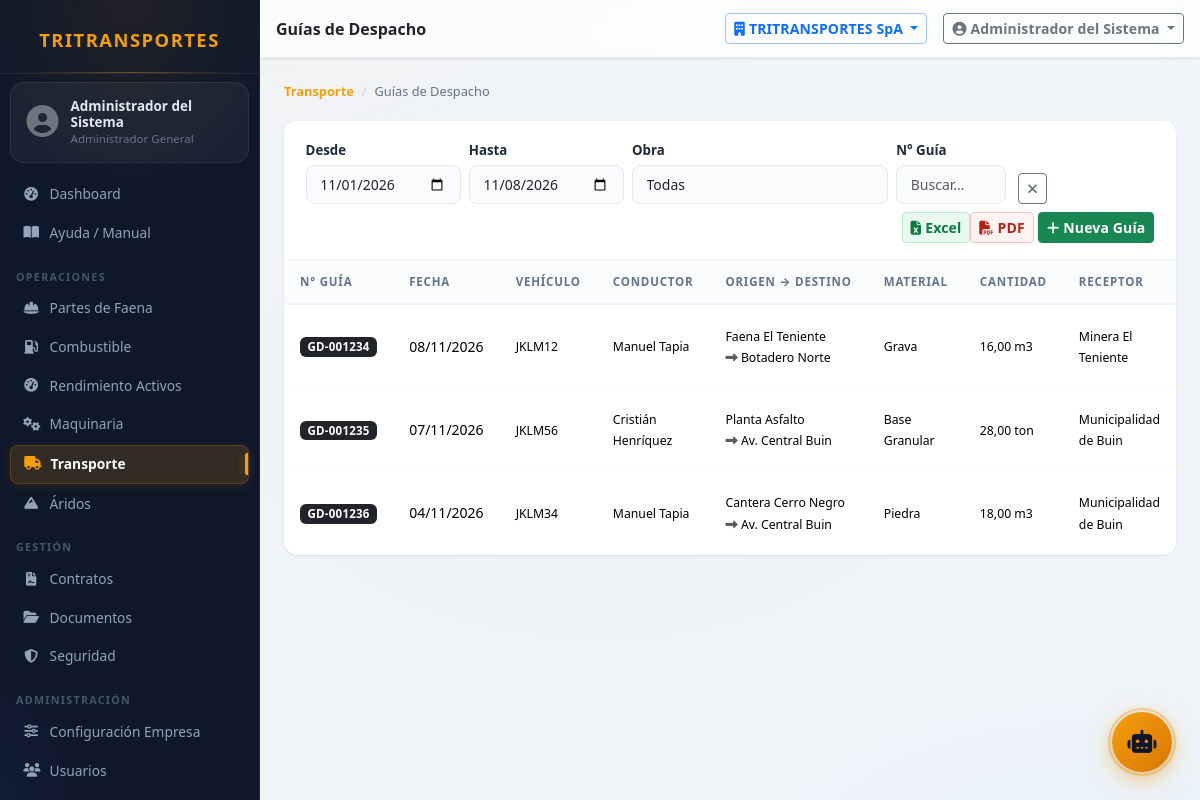
/modules/transporte/guias.php (signed in), run on the app's committed database.
### tables this page shows
CREATE TABLE IF NOT EXISTS guias_despacho (
    id              INT UNSIGNED AUTO_INCREMENT PRIMARY KEY,
    empresa_id      INT UNSIGNED NOT NULL,
    viaje_id        INT UNSIGNED,
    obra_id         INT UNSIGNED,
    numero_guia     VARCHAR(50) NOT NULL,
    fecha           DATE NOT NULL,
    vehiculo_id     INT UNSIGNED,
    conductor_id    INT UNSIGNED,
    material_id     INT UNSIGNED,
    cantidad        DECIMAL(10,2),
    unidad          VARCHAR(30),
    origen          VARCHAR(200),
    destino         VARCHAR(200),
    receptor        VARCHAR(150),
    rut_receptor    VARCHAR(12),
    observaciones   TEXT,
    foto_ruta       VARCHAR(255),
    creado_por      INT UNSIGNED,
    created_at      DATETIME NOT NULL DEFAULT CURRENT_TIMESTAMP,
    CONSTRAINT fk_guia_emp  FOREIGN KEY (empresa_id)  REFERENCES empresas(id),
    CONSTRAINT fk_guia_viaj FOREIGN KEY (viaje_id)    REFERENCES viajes(id)      ON DELETE SET NULL,
    CONSTRAINT fk_guia_obra FOREIGN KEY (obra_id)     REFERENCES obras(id)       ON DELETE SET NULL,
    CONSTRAINT fk_guia_veh  FOREIGN KEY (vehiculo_id) REFERENCES vehiculos(id)   ON DELETE SET NULL,
    CONSTRAINT fk_guia_cond FOREIGN KEY (conductor_id)REFERENCES conductores(id) ON DELETE SET NULL,
    CONSTRAINT fk_guia_mat  FOREIGN KEY (material_id) REFERENCES materiales(id)  ON DELETE SET NULL,
    CONSTRAINT fk_guia_usr  FOREIGN KEY (creado_por)  REFERENCES usuarios(id)    ON DELETE SET NULL,
    INDEX idx_guia_emp_f  (empresa_id, fecha),
    INDEX idx_guia_num    (numero_guia),
    INDEX idx_guia_obra   (obra_id)
);

CREATE TABLE IF NOT EXISTS vehiculos (
    id           INT UNSIGNED AUTO_INCREMENT PRIMARY KEY,
    empresa_id   INT UNSIGNED NOT NULL,
    patente      VARCHAR(10)  NOT NULL,
    marca        VARCHAR(60),
    modelo       VARCHAR(80),
    anio         SMALLINT UNSIGNED,
    categoria_id INT UNSIGNED,
    color        VARCHAR(40),
    odometro     INT UNSIGNED DEFAULT 0,
    activo       TINYINT(1)   NOT NULL DEFAULT 1,
    created_at   DATETIME     NOT NULL DEFAULT CURRENT_TIMESTAMP,
    updated_at   DATETIME     NOT NULL DEFAULT CURRENT_TIMESTAMP ON UPDATE CURRENT_TIMESTAMP,
    UNIQUE KEY uq_patente (empresa_id, patente),
    CONSTRAINT fk_veh_emp  FOREIGN KEY (empresa_id)   REFERENCES empresas(id),
    CONSTRAINT fk_veh_cat  FOREIGN KEY (categoria_id) REFERENCES categorias_vehiculo(id) ON DELETE SET NULL
);

CREATE TABLE IF NOT EXISTS materiales (
    id             INT UNSIGNED AUTO_INCREMENT PRIMARY KEY,
    nombre         VARCHAR(100) NOT NULL,
    unidad_medida  VARCHAR(20)  NOT NULL DEFAULT 'm3',
    activo         TINYINT(1)   NOT NULL DEFAULT 1,
    UNIQUE KEY uq_nombre (nombre)
);

### core/Auth.php (called while the page is built, shortened)
<?php
class Auth {
    public static function check(): bool {
        return !empty($_SESSION['user_id']);
    }
    public static function can(string $modulo, string $accion = 'ver'): bool {
        if (self::isAdmin()) return true;
        return in_array("{$modulo}:{$accion}", $_SESSION['permisos'] ?? [], true);
    }
    public static function isAdmin(): bool {
        return ($_SESSION['rol_nombre'] ?? '') === 'Administrador General';
    }
    public static function empresaId(): int {
        return (int)($_SESSION['empresa_id'] ?? 0);
    }
}

### core/Tenant.php (called while the page is built, shortened)
<?php
class Tenant
{
    private static bool $ocupado = false;
    private static ?array $tablasTenant = null;
    public static function tablasTenant(): array
    {
        if (self::$tablasTenant !== null) return self::$tablasTenant;
        $cache = ROOT . '/logs/.tenant_tablas.php';
        try {
            $filas = DB::all(
                "SELECT TABLE_NAME AS t FROM information_schema.COLUMNS
                 WHERE TABLE_SCHEMA = DATABASE() AND COLUMN_NAME = 'empresa_id'"
            );
            $lista = array_column($filas, 't');
        } catch (Throwable) {
            $lista = [];
        }
        return self::$tablasTenant = $lista;
    }
    public static function revisar(string $sql): ?string
    {
        $limpio = self::normalizar($sql);
        $verbo  = strtoupper(strtok(ltrim($limpio), " \t\n("));
        $tablas = self::tablasReferenciadas($limpio, $verbo);
        $sensibles = array_intersect($tablas, self::tablasTenant());
        if (!$sensibles) return null;
        if (stripos($limpio, 'empresa_id') !== false) return null;
        return 'Consulta sobre ' . implode(', ', $sensibles) . ' sin filtro empresa_id';
    }
    public static function verificar(string $sql): void
    {
        $modo = defined('TENANT_MODO') ? TENANT_MODO : 'auditar';
        if ($modo === 'off' || self::$ocupado) return;
        self::$ocupado = true;
        try {
            $motivo = self::revisar($sql);
            if ($motivo === null) return;
        } finally {
            self::$ocupado = false;
        }
    }
    public static function normalizar(string $sql): string
    {
        $sql = preg_replace('/--[^\n]*/', ' ', $sql);
        $sql = preg_replace('/\/\*.*?\*\//s', ' ', $sql);
        return trim(preg_replace('/\s+/', ' ', $sql));
    }
    public static function tablasReferenciadas(string $sql, string $verbo): array
    {
        $tablas = [];
        $cte = [];
        if (preg_match_all('/\b([a-z_][a-z0-9_]*)\s+AS\s*\(/i', $sql, $m)) {
            $cte = array_map('strtolower', $m[1]);
        }
        $patrones = [
            '/\bFROM\s+`?([a-z_][a-z0-9_]*)`?/i',
            '/\bJOIN\s+`?([a-z_][a-z0-9_]*)`?/i',
            '/\bUPDATE\s+`?([a-z_][a-z0-9_]*)`?/i',
            '/\bINSERT\s+INTO\s+`?([a-z_][a-z0-9_]*)`?/i',
        ];
        foreach ($patrones as $p) {
            if (preg_match_all($p, $sql, $m)) {
                foreach ($m[1] as $t) {
                    $t = strtolower($t);
                    $tablas[] = $t;
                }
            }
        }
        return array_values(array_unique($tablas));
    }
}

### config/database.php (called while the page is built, shortened)
<?php
class DB {
    private static ?PDO $pdo = null;
    public static function conn(): PDO {
        if (self::$pdo === null) {
            $dsn = sprintf('mysql:host=%s;port=%s;dbname=%s;charset=%s', DB_HOST, DB_PORT, DB_NAME, DB_CHARSET);
            self::$pdo = new PDO($dsn, DB_USER, DB_PASS, [
                PDO::ATTR_ERRMODE            => PDO::ERRMODE_EXCEPTION,
                PDO::ATTR_DEFAULT_FETCH_MODE => PDO::FETCH_ASSOC,
                PDO::ATTR_EMULATE_PREPARES   => false,
            ]);
        }
        return self::$pdo;
    }
    public static function run(string $sql, array $p = []): PDOStatement {
        if (class_exists('Tenant')) {
            Tenant::verificar($sql);
        }
        $stmt = self::conn()->prepare($sql);
        $stmt->execute($p);
        return $stmt;
    }
    public static function all(string $sql, array $p = []): array {
        return self::run($sql, $p)->fetchAll();
    }
    public static function count(string $sql, array $p = []): int {
        return (int) self::run($sql, $p)->fetchColumn();
    }
}

### modules/transporte/guias.php (the view, shortened to what this page needs)
<?php
$emp  = Auth::empresaId();
$hoy  = date('Y-m-d');
$mes0 = date('Y-m-01');
$fDesde  = get('desde', $mes0);
$fHasta  = get('hasta', $hoy);
$obraId  = getInt('obra_id');
$buscar  = get('q');
$page    = getInt('page', 1);
$where  = "WHERE g.empresa_id=?";
$params = [$emp];
if ($fDesde)  { $where .= " AND g.fecha >= ?"; $params[] = $fDesde; }
if ($fHasta)  { $where .= " AND g.fecha <= ?"; $params[] = $fHasta; }
$total = DB::count("SELECT COUNT(*) FROM guias_despacho g $where", $params);
$pag   = paginate($total, $page);
$rows = DB::all(
    "SELECT g.*,
            ve.patente,
            CONCAT(tc.nombre,' ',tc.apellido) AS conductor_nombre,
            o.nombre AS obra_nombre,
            m.nombre AS material_nombre
     FROM guias_despacho g
     LEFT JOIN vehiculos  ve ON ve.id = g.vehiculo_id
     LEFT JOIN conductores c ON c.id  = g.conductor_id
     LEFT JOIN trabajadores tc ON tc.id = c.trabajador_id
     LEFT JOIN obras       o ON o.id  = g.obra_id
     LEFT JOIN materiales  m ON m.id  = g.material_id
     $where
     ORDER BY g.fecha DESC, g.id DESC
     LIMIT {$pag['limit']} OFFSET {$pag['offset']}",
    $params
);
include ROOT . '/includes/header.php';
?>
<nav aria-label="breadcrumb"><ol class="breadcrumb">
    <li class="breadcrumb-item"><a href="index">Transporte</a></li>
    <li class="breadcrumb-item active">Guías de Despacho</li>
</ol></nav>
<div class="card table-card">
    <div class="card-header">
        <form class="row g-2 align-items-end" method="GET">
            <div class="col-auto">
                <label class="form-label form-label-sm mb-1">Desde</label>
                <input type="date" name="desde" class="form-control form-control-sm" value="<?= h($fDesde) ?>">
            </div>
            <div class="col-auto">
                <label class="form-label form-label-sm mb-1">Hasta</label>
                <input type="date" name="hasta" class="form-control form-control-sm" value="<?= h($fHasta) ?>">
            </div>
            <div class="col-auto">
                <label class="form-label form-label-sm mb-1">Obra</label>
                <select name="obra_id" class="form-select form-select-sm" style="min-width:130px">
                    <option value="">Todas</option>
                </select>
            </div>
            <div class="col-auto">
                <label class="form-label form-label-sm mb-1">N° Guía</label>
                <input type="text" name="q" class="form-control form-control-sm" placeholder="Buscar…" value="<?= h($buscar) ?>" style="width:110px">
            </div>
            <div class="col-auto">
                <a href="guias" class="btn btn-sm btn-outline-secondary ms-1"><i class="fas fa-times"></i></a>
            </div>
            <div class="col-auto ms-auto">
                <?= botonesExportacion('transporte_guias', [
                        'desde' => $fDesde, 'hasta' => $fHasta,
                        'obra_id' => $obraId, 'q' => $buscar,
                    ]) ?>
                <?php if (Auth::can('transporte', 'crear')): ?>
                <a href="guia" class="btn btn-sm btn-success fw-semibold">
                    <i class="fas fa-plus me-1"></i>Nueva Guía
                </a>
                <?php endif; ?>
            </div>
        </form>
    </div>
    <div class="table-responsive">
        <table class="table table-hover mb-0">
            <thead>
                <tr>
                    <th>N° Guía</th>
                    <th>Fecha</th>
                    <th>Vehículo</th>
                    <th>Conductor</th>
                    <th>Origen → Destino</th>
                    <th>Material</th>
                    <th>Cantidad</th>
                    <th>Receptor</th>
                </tr>
            </thead>
            <tbody>
            <?php foreach ($rows as $r): ?>
            <tr>
                <td><span class="badge bg-dark"><?= h($r['numero_guia']) ?></span></td>
                <td><?= formatDate($r['fecha']) ?></td>
                <td><small><?= h($r['patente'] ?? '—') ?></small></td>
                <td><small><?= h($r['conductor_nombre'] ?? '—') ?></small></td>
                <td>
                    <small>
                        <?= h(mb_substr($r['origen'] ?? '—', 0, 20)) ?>
                        <?php if ($r['destino']): ?><br><i class="fas fa-long-arrow-alt-right text-muted"></i> <?= h(mb_substr($r['destino'], 0, 20)) ?><?php endif; ?>
                    </small>
                </td>
                <td><small><?= h($r['material_nombre'] ?? '—') ?></small></td>
                <td><small><?= $r['cantidad'] ? formatNum((float)$r['cantidad'], 2) . ' ' . h($r['unidad'] ?? '') : '—' ?></small></td>
                <td><small><?= h($r['receptor'] ?? '—') ?></small></td>
            </tr>
            <?php endforeach; ?>
            </tbody>
        </table>
    </div>
</div>
<?php include ROOT . '/includes/footer.php'; ?>

### assets/css/app.css (style rules this page uses)
:root { --sidebar-width: 260px; --navbar-height: 58px; --brand-navy: #0f172a; --brand-navy-2: #1e293b; --brand-navy-3: #334155; --brand-amber: #f59e0b; --brand-amber-2: #d97706; --brand-amber-glow: rgba(245,158,11,0.35); --bg-base: #f1f5f9; --bg-surface: #ffffff; --bg-glass: rgba(255,255,255,0.72); --bg-glass-dark: rgba(15,23,42,0.82); --text-primary: #0f172a; --text-secondary: #64748b; --text-muted: #94a3b8; --shadow-sm: 0 1px 3px rgba(0,0,0,0.06), 0 1px 2px rgba(0,0,0,0.04); --shadow-md: 0 4px 16px rgba(0,0,0,0.08), 0 2px 6px rgba(0,0,0,0.05); --shadow-lg: 0 12px 40px rgba(0,0,0,0.14), 0 4px 12px rgba(0,0,0,0.07); --shadow-xl: 0 24px 60px rgba(0,0,0,0.18), 0 8px 24px rgba(0,0,0,0.10); --glow-blue: 0 8px 24px rgba(59,130,246,0.28); --glow-green: 0 8px 24px rgba(34,197,94,0.28); --glow-amber: 0 8px 24px rgba(245,158,11,0.32); --glow-red: 0 8px 24px rgba(239,68,68,0.28); --glow-purple: 0 8px 24px rgba(168,85,247,0.28); --glow-cyan: 0 8px 24px rgba(6,182,212,0.28); --radius-sm: 8px; --radius-md: 14px; --radius-lg: 20px; --radius-xl: 28px; --ease-smooth: cubic-bezier(0.4, 0, 0.2, 1); --ease-bounce: cubic-bezier(0.34, 1.56, 0.64, 1); --t-fast: 0.15s; --t-mid: 0.25s; --t-slow: 0.4s; }
*, *::before, *::after { box-sizing: border-box; }
body { font-family: 'Segoe UI', system-ui, -apple-system, sans-serif; background-color: var(--bg-base); background-image: radial-gradient(ellipse 80% 60% at 10% -10%, rgba(245,158,11,0.06) 0%, transparent 60%), radial-gradient(ellipse 60% 50% at 90% 110%, rgba(59,130,246,0.05) 0%, transparent 55%), radial-gradient(ellipse 70% 70% at 50% 50%, rgba(15,23,42,0.02) 0%, transparent 70%); background-attachment: fixed; color: var(--text-primary); min-height: 100vh; }
.table-card { border: none !important; border-radius: var(--radius-lg) !important; background: var(--bg-surface); box-shadow: var(--shadow-sm); overflow: hidden; }
.table-card .card-header { background: var(--bg-surface); border-bottom: 1px solid #f1f5f9; padding: 1rem 1.35rem; font-weight: 700; }
.table { --bs-table-striped-bg: #f8fafc; }
.table th { font-size: 0.72rem; font-weight: 800; text-transform: uppercase; letter-spacing: 0.07em; color: var(--text-secondary); border-bottom: 2px solid #f1f5f9 !important; padding: 0.8rem 1rem; white-space: nowrap; background: #fafbfc; }
.table td { padding: 0.72rem 1rem; vertical-align: middle; font-size: 0.875rem; border-bottom: 1px solid #f8fafc; }
.table-hover tbody tr { transition: background var(--t-fast), transform var(--t-fast); }
.form-label { font-weight: 700; font-size: 0.83rem; color: var(--brand-navy-2); margin-bottom: 0.35rem; }
.form-control, .form-select { border-radius: var(--radius-sm) !important; font-size: 0.875rem; border: 1.5px solid #e2e8f0; padding: 0.5rem 0.85rem; transition: all var(--t-fast) var(--ease-smooth); background: #fafbfc; }
.btn { font-weight: 600; letter-spacing: 0.01em; transition: all var(--t-fast) var(--ease-bounce); position: relative; overflow: hidden; }
.badge { font-weight: 700; font-size: 0.72rem; padding: 0.35em 0.65em; border-radius: 6px; letter-spacing: 0.02em; }
.breadcrumb { font-size: 0.8rem; margin-bottom: 1.25rem; background: none; padding: 0; }
.breadcrumb-item + .breadcrumb-item::before { color: #cbd5e1; }
.breadcrumb-item a { color: var(--brand-amber); text-decoration: none; font-weight: 600; }
.breadcrumb-item.active { color: var(--text-secondary); }
.card { border-radius: var(--radius-md) !important; transition: box-shadow var(--t-fast); }
html, body { max-width: 100%; overflow-x: hidden; }

### data on the page
guias_despacho: numero_guia "GD-001234", fecha "08/11/2026", vehiculo.patente "JKLM12", conductor_nombre "Manuel Tapia", origen "Faena El Teniente", destino "Botadero Norte", material.nombre "Grava", cantidad "16,00", unidad "m3", receptor "Minera El Teniente"
guias_despacho: numero_guia "GD-001235", fecha "07/11/2026", vehiculo.patente "JKLM56", conductor_nombre "Cristián Henríquez", origen "Planta Asfalto", destino "Av. Central Buin", material.nombre "Base Granular", cantidad "28,00", unidad "ton", receptor "Municipalidad de Buin"
guias_despacho: numero_guia "GD-001236", fecha "04/11/2026", vehiculo.patente "JKLM34", conductor_nombre "Manuel Tapia", origen "Cantera Cerro Negro", destino "Av. Central Buin", material.nombre "Piedra", cantidad "18,00", unidad "m3", receptor "Municipalidad de Buin"

### other printed values
Auth::user()['nombre'] "Administrador del Sistema"
Auth::rolNombre() "Administrador General"
$label "Dashboard Ayuda / Manual Partes de Faena Combustible Rendimiento Activos Maquinaria Transporte Áridos Contratos Documentos Seguridad Configuración Empresa Usuarios"
$label "OPERACIONES GESTIÓN ADMINISTRACIÓN"
$pageTitle "Guías de Despacho"
$empActiva "TRITRANSPORTES SpA"
